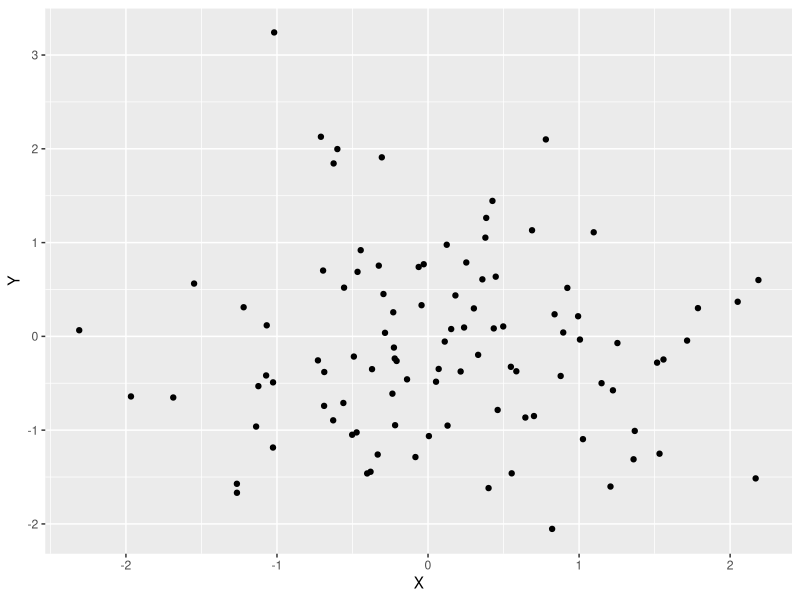

Source code (R):
set.seed(123)

df <- data.frame(
  X = rnorm(100),
  Y = rnorm(100),
  Z = runif(100, 10, 100)
)

multi_df <- data.frame(
  A = rnorm(100),
  B = rnorm(100),
  C = rnorm(100),
  D = rnorm(100)
)

edges <- data.frame(
  from = c("A","A","B","C"),
  to   = c("B","C","D","D")
)
library(ggplot2)

ggplot(df, aes(x = X, y = Y)) +
  geom_point()
